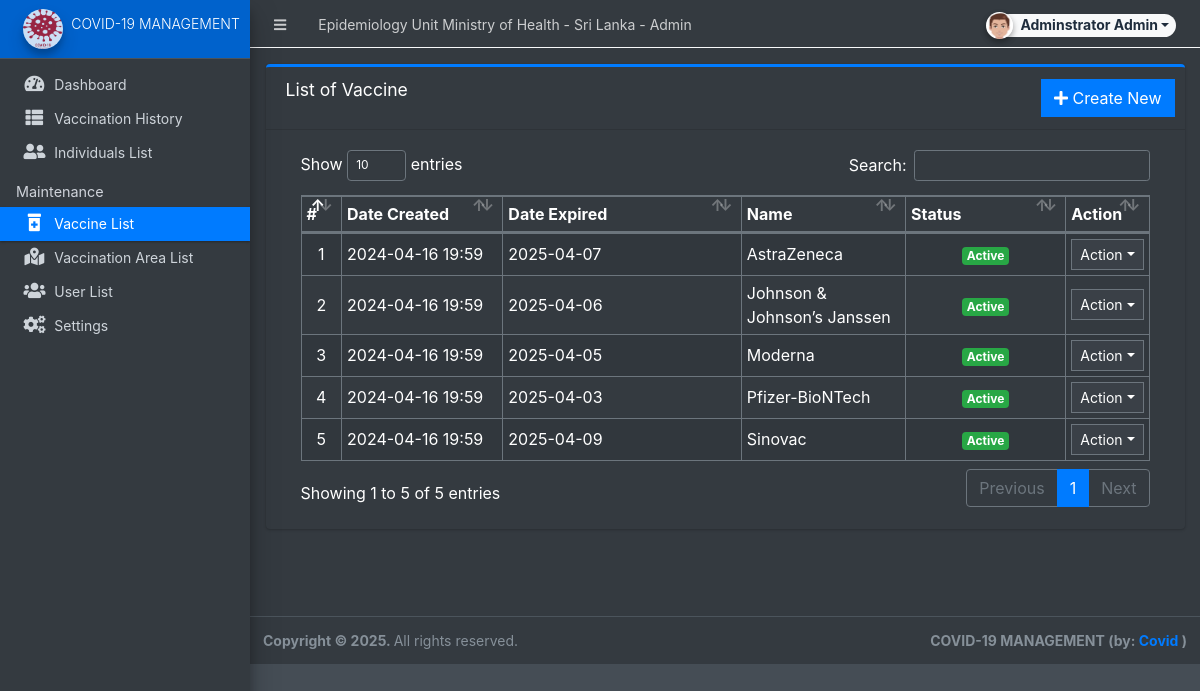
The page /admin/?page=maintenance/vaccine (signed in) on the database its author committed.
### tables this page shows
CREATE TABLE `vaccine_list` (
  `id` int(30) NOT NULL,
  `name` varchar(250) NOT NULL,
  `status` tinyint(1) NOT NULL DEFAULT 1,
  `date_created` datetime NOT NULL DEFAULT current_timestamp() ON UPDATE current_timestamp(),
  `expired_date` date DEFAULT NULL
);

### admin/maintenance/vaccine.php (the view, shortened to what this page needs)
<div class="card card-outline card-primary">
	<div class="card-header">
		<h3 class="card-title">List of Vaccine</h3>
		<div class="card-tools">
			<a href="javascript:void(0)" id="create_new" class="btn btn-flat btn-primary"><span class="fas fa-plus"></span>  Create New</a>
		</div>
	</div>
	<div class="card-body">
		<div class="container-fluid">
        <div class="container-fluid">
			<table class="table table-bordered table-striped">
				<colgroup>
					<col width="5%">
					<col width="20%">
					<col width="30%">
					<col width="20%">
					<col width="20%">
				</colgroup>
				<thead>
					<tr>
						<th>#</th>
						<th>Date Created</th>
						<th>Date Expired</th>
						<th>Name</th>
						<th>Status</th>
						<th>Action</th>
					</tr>
				</thead>
				<tbody>
					<?php
					$i = 1;
						$qry = $conn->query("SELECT * from `vaccine_list`  order by `name` asc ");
						while($row = $qry->fetch_assoc()):
					?>
						<tr>
							<td class="text-center"><?php echo $i++; ?></td>
							<td><?php echo date("Y-m-d H:i",strtotime($row['date_created'])) ?></td>
							<td><?php echo $row['expired_date'] ?></td>
							<td><?php echo $row['name'] ?></td>
							<td class="text-center">
                                <?php if($row['status'] == 1): ?>
                                    <span class="badge badge-success">Active</span>
                                <?php else: ?>
                                    <span class="badge badge-danger">Inactive</span>
                                <?php endif; ?>
                            </td>
							<td align="center">
								 <button type="button" class="btn btn-flat btn-default btn-sm dropdown-toggle dropdown-icon" data-toggle="dropdown">
				                  		Action
				                  </button>
							</td>
						</tr>
					<?php endwhile; ?>
				</tbody>
			</table>
		</div>
		</div>
	</div>
</div>

### rows shown on the page
vaccine_list: date_created "2024-04-16 19:59", expired_date "2025-04-07", name "AstraZeneca", status "Active"
vaccine_list: date_created "2024-04-16 19:59", expired_date "2025-04-06", name "Johnson & Johnson’s Janssen", status "Active"
vaccine_list: date_created "2024-04-16 19:59", expired_date "2025-04-05", name "Moderna", status "Active"
vaccine_list: date_created "2024-04-16 19:59", expired_date "2025-04-03", name "Pfizer-BioNTech", status "Active"
vaccine_list: date_created "2024-04-16 19:59", expired_date "2025-04-09", name "Sinovac", status "Active"

### other values the page prints
$_settings->info('name') "Epidemiology Unit Ministry of Health - Sri Lanka"
$_settings->userdata('firstname').' '.$_settings->userdata('lastname') "Adminstrator Admin"
$_settings->info('short_name') "COVID-19 MANAGEMENT"
